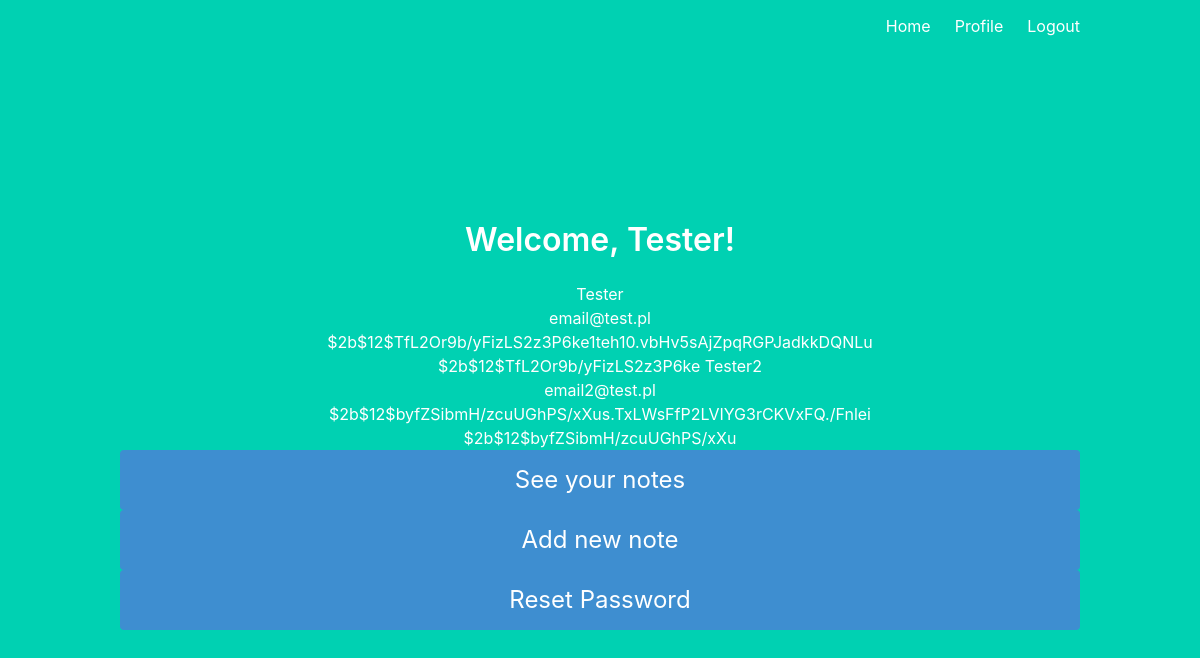
The app's page /profile (signed in), older data.
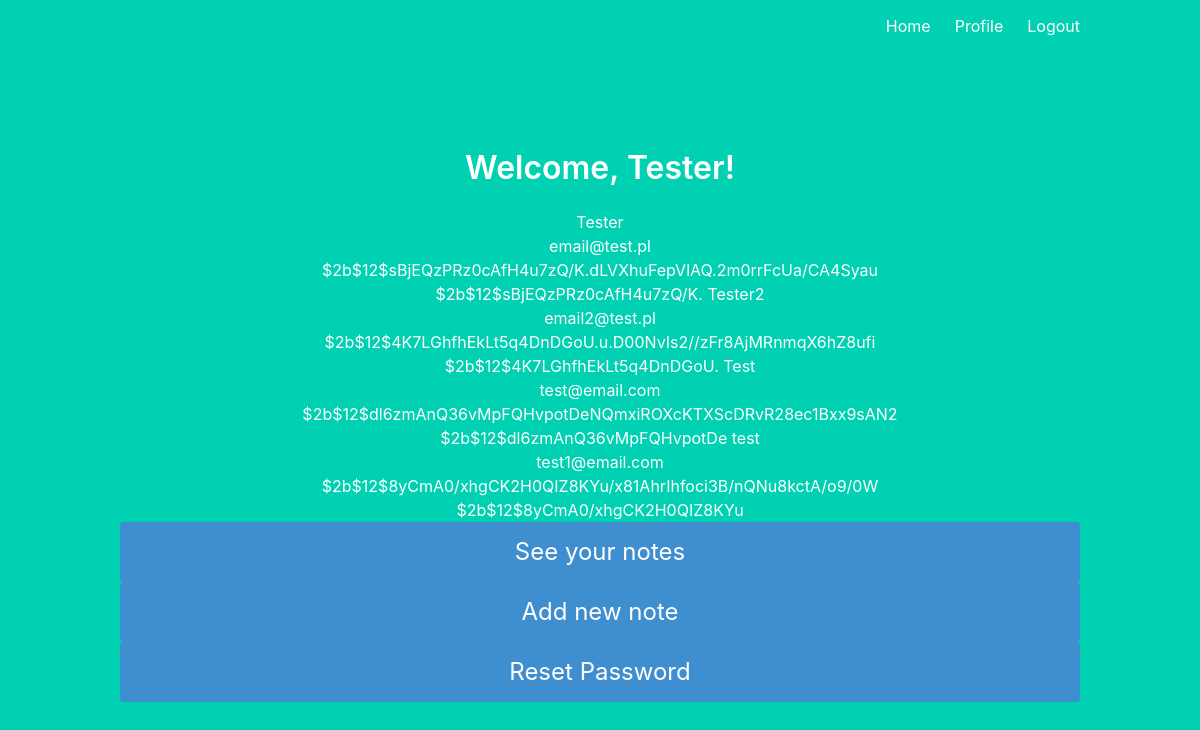
The same page, newer data.
### database.py (models this page shows, shortened)
class User(UserMixin, db.Model):
    id = db.Column(db.Integer, primary_key=True)
    login = db.Column(db.String(), index=True, unique=True)
    password = db.Column(db.String())
    salt = db.Column(db.String())
    email = db.Column(db.String(), index=True, unique=True)

### main.py (the view)
@main.route('/profile')
@login_required
def profile():
    usersData = User.query.all()
    return render_template('profile.html', name=current_user.login, UsersData = usersData)

### __init__.py (called while the page is built)
@login_manager.user_loader
def load_user(user_id):
    return User.query.get(int(user_id))

### templates/profile.html
{% extends "base.html" %}
{% block content %}
<h1 class="title">
  Welcome, {{ name }}!
</h1>
<div>
  {% for user in UsersData %}
  {{user.login}}<br />
  {{user.email}}<br />
  {{user.password}}<br />
  {{user.salt}}
  {% endfor %}
</div>
<a class="button is-block is-info is-large is-fullwidth"  href="{{ url_for('main.notes') }}">
  See your notes
</a>
<a class="button is-block is-info is-large is-fullwidth"  href="{{ url_for('main.addNote') }}">
  Add new note
</a>
<a class="button is-block is-info is-large is-fullwidth" href="{{ url_for('auth.passwordResetPassword') }}">
  Reset Password
</a>
{% endblock %}

### templates/base.html (shortened to what this page needs)
<!DOCTYPE html>
<html>
<head>
    <link rel="stylesheet" href="https://cdnjs.cloudflare.com/ajax/libs/bulma/0.7.2/css/bulma.min.css" />
</head>
<body>
    <section class="hero is-primary is-fullheight">
        <div class="hero-head">
            <nav class="navbar">
                <div class="container">
                    <div id="navbarMenuHeroA" class="navbar-menu">
                        <div class="navbar-end">
                            <a href="{{ url_for('main.index') }}" class="navbar-item">
                                Home
                            </a>
                            {% if current_user.is_authenticated %}
                            <a href="{{ url_for('main.profile') }}" class="navbar-item">
                                Profile
                            </a>
                            {% endif %}
                            {% if current_user.is_authenticated %}
                            <a href="{{ url_for('auth.logout') }}" class="navbar-item">
                                Logout
                            </a>
                            {% endif %}
                        </div>
                    </div>
                </div>
            </nav>
        </div>
        <div class="hero-body">
            <div class="container has-text-centered">
               {% block content %}
               {% endblock %}
            </div>
        </div>
    </section>
</body>
</html>

Row changes from the older to the newer data that the page shows:
changed User "Tester": password "$2b$12$TfL2Or9b/yFizLS2z3P6ke1teh10.vbHv5sAjZpqRGPJadkkDQNLu" → "$2b$12$sBjEQzPRz0cAfH4u7zQ/K.dLVXhuFepVlAQ.2m0rrFcUa/CA4Syau"; salt "$2b$12$TfL2Or9b/yFizLS2z3P6ke" → "$2b$12$sBjEQzPRz0cAfH4u7zQ/K."
changed User "Tester2": password "$2b$12$byfZSibmH/zcuUGhPS/xXus.TxLWsFfP2LVIYG3rCKVxFQ./Fnlei" → "$2b$12$4K7LGhfhEkLt5q4DnDGoU.u.D00NvIs2//zFr8AjMRnmqX6hZ8ufi"; salt "$2b$12$byfZSibmH/zcuUGhPS/xXu" → "$2b$12$4K7LGhfhEkLt5q4DnDGoU."
added User: login "Test", email "test@email.com", password "$2b$12$dl6zmAnQ36vMpFQHvpotDeNQmxiROXcKTXScDRvR28ec1Bxx9sAN2", salt "$2b$12$dl6zmAnQ36vMpFQHvpotDe"
added User: login "test", email "test1@email.com", password "$2b$12$8yCmA0/xhgCK2H0QIZ8KYu/x81AhrIhfoci3B/nQNu8kctA/o9/0W", salt "$2b$12$8yCmA0/xhgCK2H0QIZ8KYu"
